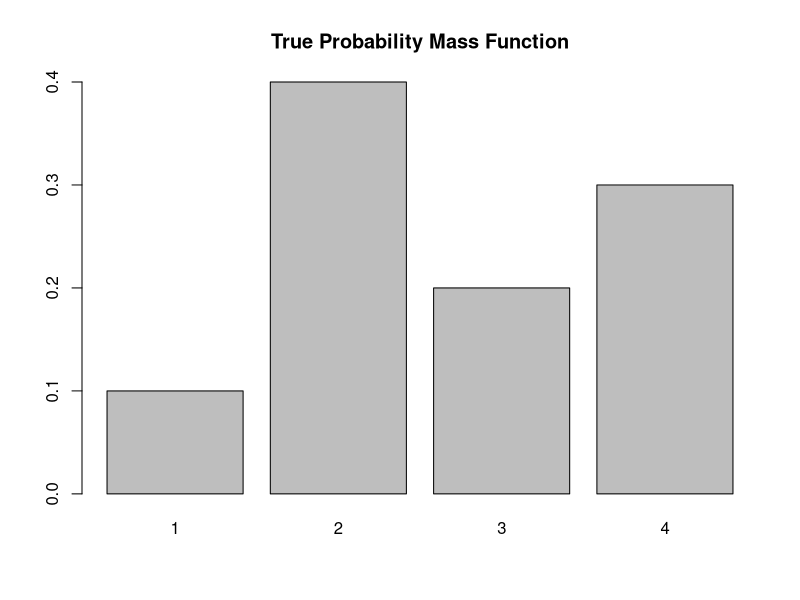
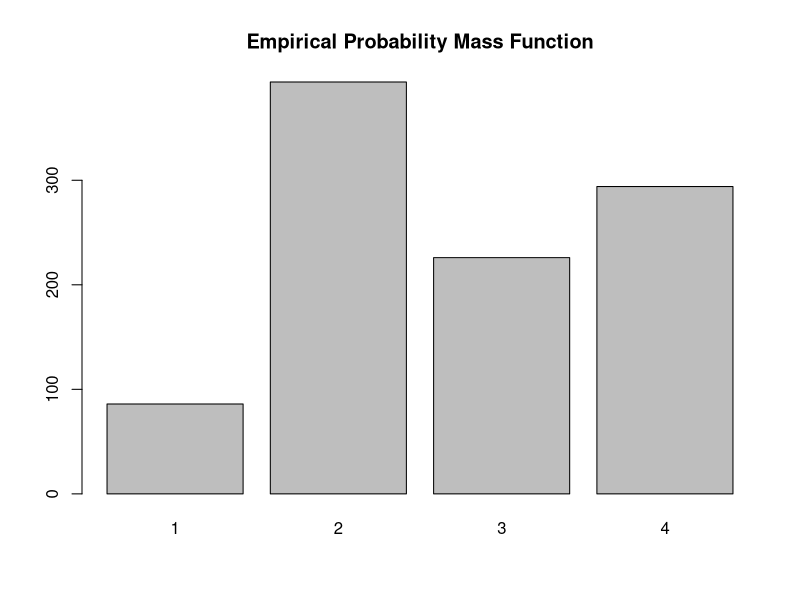

Reproduce these figures in R, in order.
########################TRANSFORMADA INVERSA DISCRETA###########################
discrete.inv.transform.sample <- function( p.vec ) {
  U  <- runif(1)
  if(U <= p.vec[1]){
    return(1)
  }
  for(state in 2:length(p.vec)) {
    if(sum(p.vec[1:(state-1)]) < U && U <= sum(p.vec[1:state]) ) {
      return(state)
    }
  }
}
#################################EJEMPLO########################################
num.samples <- 1000
p.vec        <- c(0.1, 0.4, 0.2, 0.3)
names(p.vec) <- 1:4
samples     <- numeric(num.samples)
for(i in seq_len(num.samples) ) {
  samples[i] <- discrete.inv.transform.sample(p.vec)
}
barplot(p.vec, main='True Probability Mass Function')
################################################################################
barplot(table(samples), main='Empirical Probability Mass Function')
################################################################################
